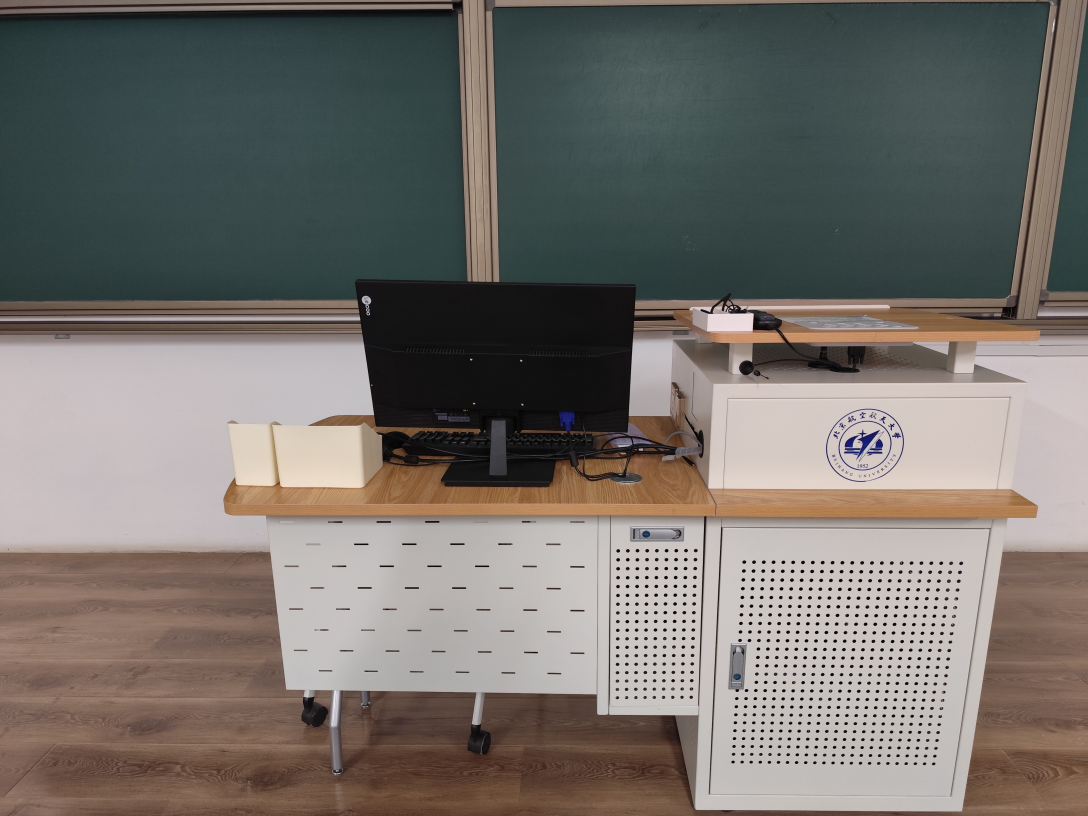
#> input picture .images/original/left.jpg, 3264 x 2448 px (shown at 1/3 size)
$ python stereo_vision.py
#> lines starting #> are read from the running program, lines starting #| are printed output that depends on the picture
import cv2
import numpy as np
import os

# 全局变量用于存储人工选取的坐标
pts_left = []
pts_right = []
drawing_mode = "LEFT"  # 当前正在哪个图选点

# [61 lines left out: functions select_points, draw_epilines, not called in this run]

def main():
    input_left = './.images/original/left.jpg'
    input_right = './.images/original/right.jpg'
    output_dir = './.images/stereo_matched'
    os.makedirs(output_dir, exist_ok=True)

    imgL = cv2.imread(input_left)
#> imgL is the input picture: shape (2448, 3264, 3); mean B, G, R 107.5, 112.6, 116.9
    imgR = cv2.imread(input_right)
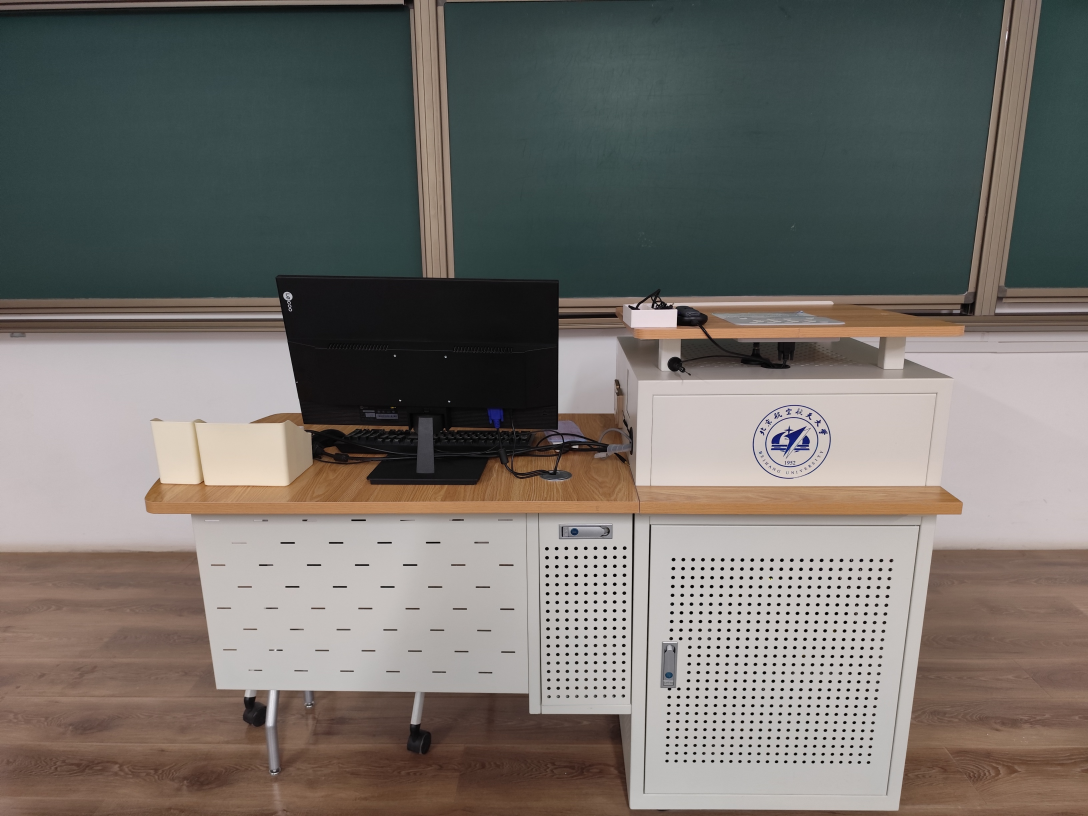
#> input picture .images/original/right.jpg, 3264 x 2448 px (shown at 1/3 size)
#> imgR is the input picture: shape (2448, 3264, 3); mean B, G, R 105.9, 111, 115
    if imgL is None or imgR is None:
        print("❌ 无法读取图像，请检查路径。")
        return

    # --- 1. 生成图 4-1：原始并排拼接图 ---
    img_concat_orig = np.hstack((imgL, imgR))
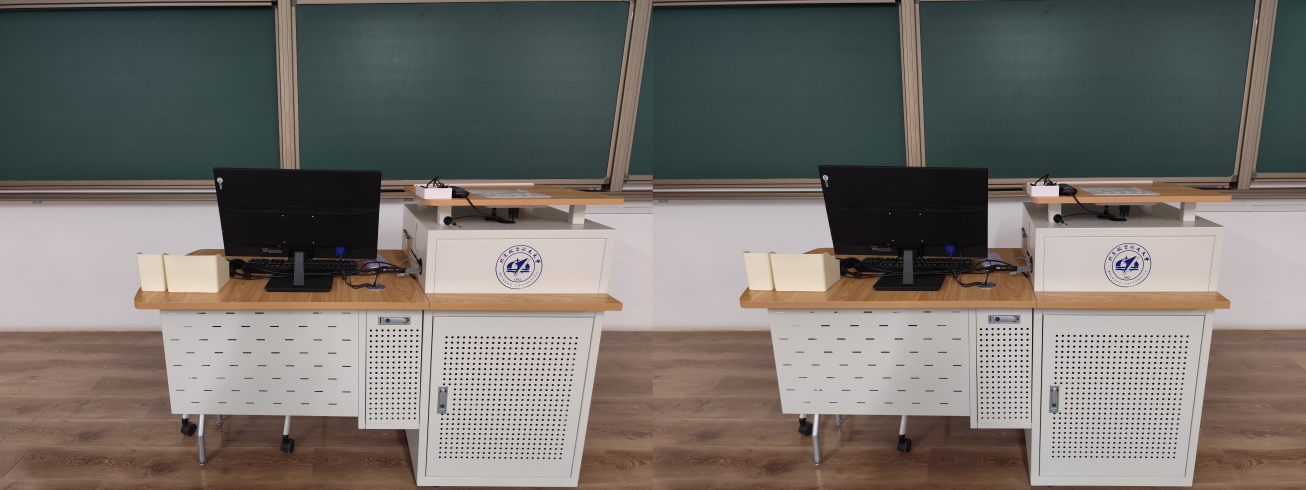
#> img_concat_orig: shape (2448, 6528, 3) (shown at 1/5 size); mean B, G, R 106.7, 111.8, 115.9
    cv2.imwrite(os.path.join(output_dir, 'fig4_1_original_stereo.jpg'), img_concat_orig)

    # --- 2. 交互式选点 (处理高像素手机图，缩放以适应屏幕) ---
    screen_width = 1400  # 限制拼接窗口的最大宽度
    scale = screen_width / img_concat_orig.shape[1]
#> scale = 0.214
    if scale < 1.0:
        img_display = cv2.resize(img_concat_orig, None, fx=scale, fy=scale)
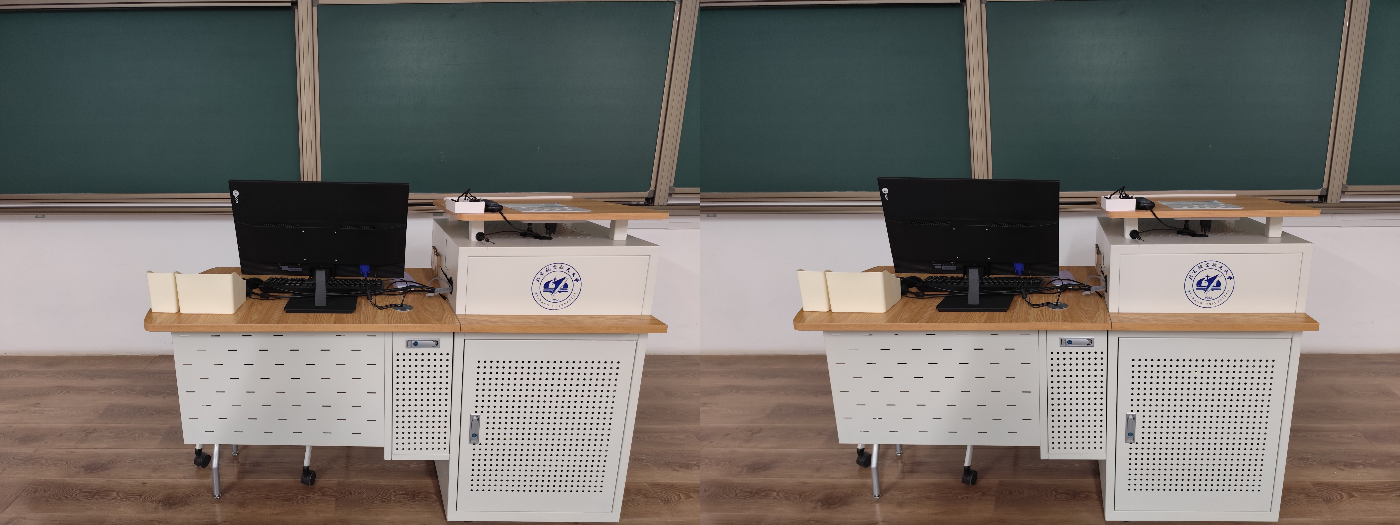
#> img_display: shape (525, 1400, 3); mean B, G, R 106.6, 111.7, 115.8
    else:
        img_display = img_concat_orig.copy()
        scale = 1.0

    print("=========================================")
    print("👉 请在弹出的窗口中，先在【左半边图】点击 8 个特征点。")
    print("👉 然后在【右半边图】点击对应的 8 个点。")
    print("=========================================")

    cv2.namedWindow("Interactive Point Selection")
    cv2.setMouseCallback("Interactive Point Selection", select_points, [img_display, scale])
    cv2.imshow("Interactive Point Selection", img_display)
    cv2.waitKey(0)
    cv2.destroyAllWindows()

    if len(pts_left) != 8 or len(pts_right) != 8:
        print("❌ 未选够 8 对点，程序退出。")
        return

    # --- 3. 生成图 4-2：标注了点的图像 ---
    # 在原图分辨率上重新画点，保证保存的高清图质量
    imgL_marked = imgL.copy()
    imgR_marked = imgR.copy()
    for i in range(8):
        cv2.drawMarker(imgL_marked, pts_left[i], (0, 0, 255), cv2.MARKER_CROSS, 40, 4)
        cv2.putText(imgL_marked, str(i+1), (pts_left[i][0]+15, pts_left[i][1]-15), cv2.FONT_HERSHEY_SIMPLEX, 1.5, (0,0,255), 3)

        cv2.drawMarker(imgR_marked, pts_right[i], (0, 255, 0), cv2.MARKER_CROSS, 40, 4)
        cv2.putText(imgR_marked, str(i+1), (pts_right[i][0]+15, pts_right[i][1]-15), cv2.FONT_HERSHEY_SIMPLEX, 1.5, (0,255,0), 3)

    cv2.imwrite(os.path.join(output_dir, 'fig4_2_points_marked.jpg'), np.hstack((imgL_marked, imgR_marked)))

    # 打印 表 4-1 内容
    print("\n\n======== 【请复制以下数据填入 表 4-1】 ========")
    print("点编号\t左视图坐标(u1,v1)\t右视图坐标(u2,v2)")
    for i in range(8):
        print(f"{i+1}\t({pts_left[i][0]}, {pts_left[i][1]})\t\t({pts_right[i][0]}, {pts_right[i][1]})")
    print("==============================================\n")

    # --- 4. 八点法计算基本矩阵 F ---
    pts1 = np.float32(pts_left)
    pts2 = np.float32(pts_right)
    F, mask = cv2.findFundamentalMat(pts1, pts2, cv2.FM_8POINT)

    print("======== 【请复制以下矩阵填入 报告 4.3.3 节】 ========")
    print("基本矩阵 F = ")
    print(F)
    print("====================================================\n")

    # --- 5. 计算极线约束残差并生成 表 4-2 ---
    residuals = []
    print("======== 【请复制以下数据填入 表 4-2】 ========")
    print("点编号\t极线约束残差")
    for i in range(8):
        # 构造齐次坐标 [u, v, 1]^T
        p1 = np.array([pts_left[i][0], pts_left[i][1], 1.0]).reshape(3, 1)
        p2 = np.array([pts_right[i][0], pts_right[i][1], 1.0]).reshape(1, 3)
        # 计算残差 |p2^T * F * p1|
        res = np.abs(np.dot(p2, np.dot(F, p1)))[0][0]
        residuals.append(res)
        print(f"{i+1}\t{res:.6f}")

    print(f"平均残差\t{np.mean(residuals):.6f}")
    print(f"最大残差\t{np.max(residuals):.6f}")
    print("==============================================\n")

    # --- 6. 生成图 4-3：极线绘制 ---
    # 计算右图点在左图对应的极线
    lines1 = cv2.computeCorrespondEpilines(pts2.reshape(-1,1,2), 2, F)
    lines1 = lines1.reshape(-1,3)
    imgL_epi, _ = draw_epilines(imgL, imgL, lines1, pts1, pts1) # 仅用它的画线功能

    # 计算左图点在右图对应的极线
    lines2 = cv2.computeCorrespondEpilines(pts1.reshape(-1,1,2), 1, F)
    lines2 = lines2.reshape(-1,3)
    imgR_epi, _ = draw_epilines(imgR, imgR, lines2, pts2, pts2)

    img_concat_epi = np.hstack((imgL_epi, imgR_epi))
    cv2.imwrite(os.path.join(output_dir, 'fig4_3_epilines.jpg'), img_concat_epi)

    print(f"✅ 所有图像已成功生成并保存在 {output_dir} 文件夹中！")

    # 缩小显示结果图
    cv2.imshow("Final Epipolar Lines", cv2.resize(img_concat_epi, None, fx=scale, fy=scale))
    cv2.waitKey(0)
    cv2.destroyAllWindows()

if __name__ == "__main__":
    main()
